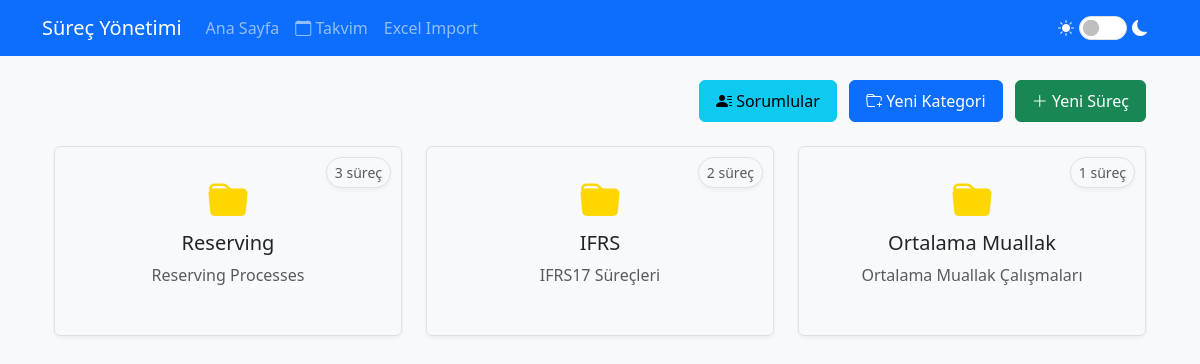
The page / on the database its author committed.
### app.py (models this page shows)
class ProcessCategory(db.Model):
    id = db.Column(db.Integer, primary_key=True)
    name = db.Column(db.String(100), nullable=False)
    description = db.Column(db.Text)
    created_at = db.Column(db.DateTime, default=datetime.now)
    processes = db.relationship('Process', backref='category', lazy=True)

### app.py (the view)
@app.route('/')
def index():
    categories = ProcessCategory.query.all()
    uncategorized_count = Process.query.filter_by(category_id=None).count()
    return render_template('categories.html',
                         categories=categories,
                         uncategorized_count=uncategorized_count)

### app.py (called while the page is built)
@app.before_request
def before_request():
    if not getattr(app, '_got_first_request', False):
        check_process_status()
        app._got_first_request = True

### templates/categories.html (shortened to what this page needs)
{% extends "base.html" %}
{% block content %}
<div class="container mt-4">
    <div class="d-flex justify-content-end mb-4">
        <div>
            <button type="button" class="btn btn-info me-2" data-bs-toggle="modal" data-bs-target="#responsibleModal">
                <i class="bi bi-person-lines-fill"></i> Sorumlular
            </button>
            <a href="{{ url_for('new_category') }}" class="btn btn-primary me-2">
                <i class="bi bi-folder-plus"></i> Yeni Kategori
            </a>
            <a href="{{ url_for('new_process') }}" class="btn btn-success">
                <i class="bi bi-plus-lg"></i> Yeni Süreç
            </a>
        </div>
    </div>
    <div class="row row-cols-1 row-cols-md-2 row-cols-lg-3 g-4">
        {% for category in categories %}
        <div class="col">
            <a href="{{ url_for('category_years', category_id=category.id) }}" class="text-decoration-none">
                <div class="card category-card">
                    <div class="card-body text-center position-relative">
                        <span class="process-count text-muted">
                            {{ category.processes|length }} süreç
                        </span>
                        <i class="bi bi-folder-fill folder-icon"></i>
                        <h5 class="card-title mb-2">{{ category.name }}</h5>
                        <p class="card-text text-muted">{{ category.description or 'Açıklama yok' }}</p>
                    </div>
                </div>
            </a>
        </div>
        {% endfor %}
    </div>
</div>
{% endblock %}

### static/css/style.css (style rules this page uses)
body { background-color: #f8f9fa; }
.card-body { padding: 1.5rem; }
.card { box-shadow: 0 0.125rem 0.25rem rgba(0, 0, 0, 0.075); border: none; margin-bottom: 1.5rem; }
.btn { padding: 0.5rem 1rem; margin: 0; }
.btn i { transition: transform 0.2s ease; }
.card { overflow: visible; }
.card-body { overflow: visible; }

### templates/categories.html (style rules this page uses)
.category-card { transition: transform 0.2s; border: none; box-shadow: 0 2px 4px rgba(0, 0, 0, 0.05); height: 100%; }
.folder-icon { font-size: 2.5rem; color: #ffd700; margin-bottom: 10px; }
.process-count { position: absolute; top: 10px; right: 10px; padding: 0.25rem 0.5rem; border-radius: 20px; font-size: 0.875rem; }
[data-bs-theme="light"] .category-card { background-color: var(--bs-gray-100); color: var(--bs-dark); border: 1px solid var(--bs-border-color); box-shadow: 0 2px 4px rgba(0, 0, 0, 0.05); }
[data-bs-theme="light"] .process-count { background-color: var(--bs-gray-100); color: var(--bs-dark); border: 1px solid var(--bs-border-color); box-shadow: 0 2px 4px rgba(0, 0, 0, 0.05); }

### rows shown on the page
ProcessCategory: processes|length "3", name "Reserving", description "Reserving Processes"
ProcessCategory: processes|length "2", name "IFRS", description "IFRS17 Süreçleri"
ProcessCategory: processes|length "1", name "Ortalama Muallak", description "Ortalama Muallak Çalışmaları"
